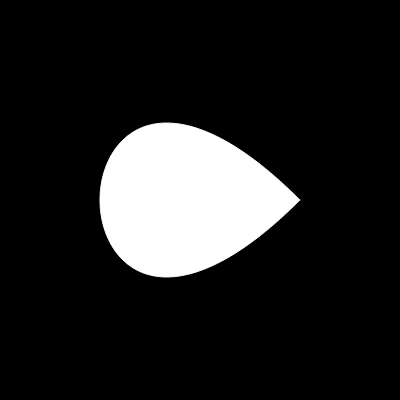
Frame 1 (no input)
Frame 60 (no input): identical to frame 1, image omitted
Frame 120 (the mouse pressed at the canvas centre since frame 60): identical to frame 1, image omitted

The p5.js sketch that drew this single still picture (run headless with seeded random() and noise() and a simulated clock; from frame 60 on, the mouse is pressed at the canvas centre):

// p5.js sketch
// ── sketch.js
function setup() {
  createCanvas(400, 400);
}

var n = 2;
var r = 100;

function draw() {
  background(0);
  fill(255);
  stroke(255);
  push();
    beginShape();
      translate(width/2, height/2);
      for(var theta = 0; theta <= TWO_PI; theta+=TWO_PI/360){
        var x = r*cos(theta);
        var y = r*sin(theta)*pow(sin(theta/2), n-1);
        var z = r;
        vertex(x,y);
      }
    endShape();
  pop();
}
